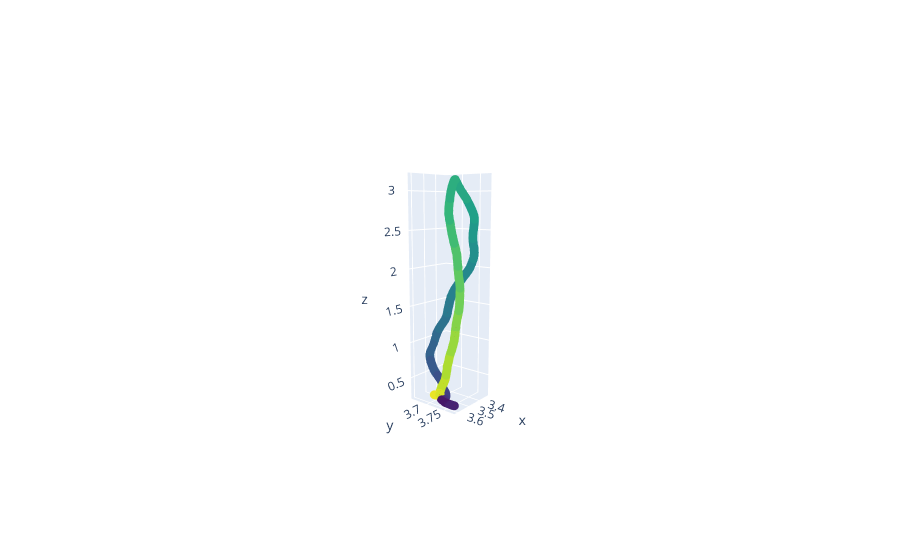

This figure's notebook cell:
### Code cell
df = df.sort_values('Time')

# Create the figure
fig = go.Figure()

# Add scatter points
fig.add_trace(go.Scatter3d(
    x=df['pose.position.x'],
    y=df['pose.position.y'],
    z=df['pose.position.z'],
    mode='markers+lines',  # Connect points in time order
    marker=dict(size=3, color=df['Time'].astype(int), colorscale='Viridis'),
    line=dict(color='red', width=1),
    name='LiDAR Path'
))
fig.update_layout(
    scene=dict(
        aspectratio=dict(x=0.5, y=0.5, z=2)
    )
)

fig.show()

### Figure 1 — Plotly figure (JSON) as saved in the notebook; plotly's stock layout.template omitted (floating-point values rounded to 4 significant figures; data arrays with more than 128 entries replaced by an {"elided": "..."} marker saying what was removed)
{"data": [{"line": {"color": "red", "width": 1}, "marker": {"color": {"elided": "3032 int values"}, "colorscale": [[0, "#440154"], [0.1111, "#482878"], [0.2222, "#3e4989"], [0.3333, "#31688e"], [0.4444, "#26828e"], [0.5556, "#1f9e89"], [0.6667, "#35b779"], [0.7778, "#6ece58"], [0.8889, "#b5de2b"], [1, "#fde725"]], "size": 3}, "mode": "markers+lines", "name": "LiDAR Path", "type": "scatter3d", "x": {"elided": "3032 float values"}, "y": {"elided": "3032 float values"}, "z": {"elided": "3032 float values"}}], "layout": {"autosize": true, "scene": {"aspectratio": {"x": 0.5, "y": 0.5, "z": 2}, "camera": {"center": {"x": 0, "y": 0, "z": 0}, "eye": {"x": 3.076, "y": 2.492, "z": 0.7517}, "projection": {"type": "perspective"}, "up": {"x": 0, "y": 0, "z": 1}}}}}
